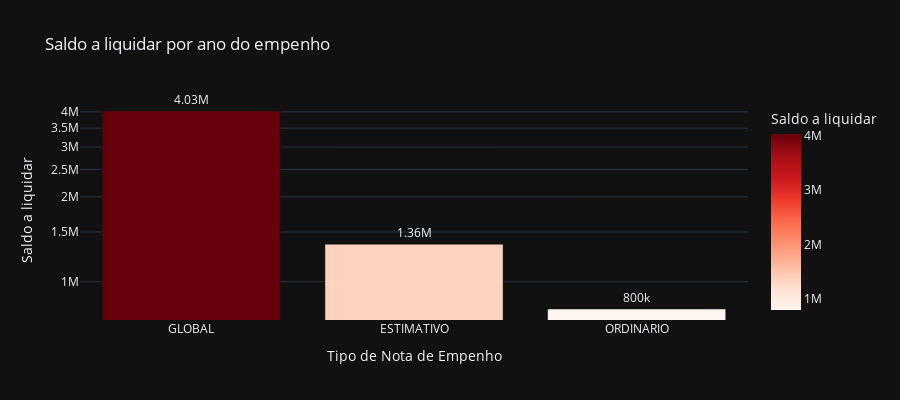

Source (notebook cell):
### Code cell
# Saldo a liquidar por tipo de NE
cols = ['TIPO_NE', 'A_LIQUIDAR']

df_aux = df.loc[:, cols].groupby('TIPO_NE').sum().sort_values(by= 'A_LIQUIDAR', ascending=False).reset_index()
df_aux = df_aux[df_aux['A_LIQUIDAR'] > 0]
fig = px.bar(df_aux, 
             x='TIPO_NE', 
             y='A_LIQUIDAR',
             title='Saldo a liquidar por ano do empenho',
             labels={'TIPO_NE':'Tipo de Nota de Empenho', 'A_LIQUIDAR':'Saldo a liquidar'},
             text_auto='.3s',
             height=400,
             log_y=True,
             color='A_LIQUIDAR',
             color_continuous_scale = 'reds',
             template='plotly_dark')
fig.update_traces(textposition = 'outside', cliponaxis = False, hovertemplate=None)
fig.update_layout(hovermode="x unified")

fig.show()

### Figure 1 — Plotly figure (JSON) as saved in the notebook; plotly's stock layout.template omitted (floating-point values rounded to 4 significant figures)
{"data": [{"alignmentgroup": "True", "cliponaxis": false, "legendgroup": "", "marker": {"color": [4029000.0, 1358000.0, 799900.0], "coloraxis": "coloraxis", "pattern": {"shape": ""}}, "name": "", "offsetgroup": "", "orientation": "v", "showlegend": false, "textposition": "outside", "texttemplate": "%{y:.3s}", "type": "bar", "x": ["GLOBAL", "ESTIMATIVO", "ORDINARIO"], "xaxis": "x", "y": [4029000.0, 1358000.0, 799900.0], "yaxis": "y"}], "layout": {"barmode": "relative", "coloraxis": {"colorbar": {"title": {"text": "Saldo a liquidar"}}, "colorscale": [[0, "rgb(255,245,240)"], [0.125, "rgb(254,224,210)"], [0.25, "rgb(252,187,161)"], [0.375, "rgb(252,146,114)"], [0.5, "rgb(251,106,74)"], [0.625, "rgb(239,59,44)"], [0.75, "rgb(203,24,29)"], [0.875, "rgb(165,15,21)"], [1, "rgb(103,0,13)"]]}, "height": 400, "hovermode": "x unified", "legend": {"tracegroupgap": 0}, "title": {"text": "Saldo a liquidar por ano do empenho"}, "xaxis": {"anchor": "y", "domain": [0, 1], "title": {"text": "Tipo de Nota de Empenho"}}, "yaxis": {"anchor": "x", "domain": [0, 1], "title": {"text": "Saldo a liquidar"}, "type": "log"}}}
